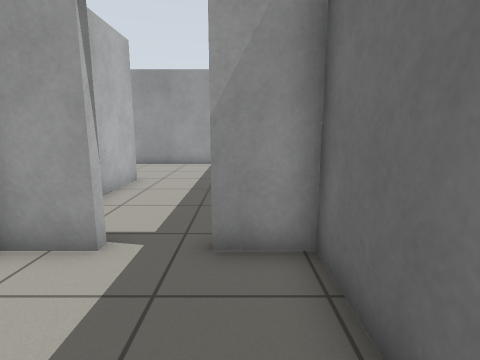
view 1 (above)

16 first-person views from a walk through a robot-simulator world made for Gazebo. The camera is 0.94 m above the floor, tilts 10° down and sees 80° across. The floor is counted in squares, 0.5 m on a side. Each view is taken from the middle of a square. On the plan, view 1 faces up. The plan holds only what a view shows up to about 16 squares ahead; the rest is blank. The place goes on beyond the plan.

view 2
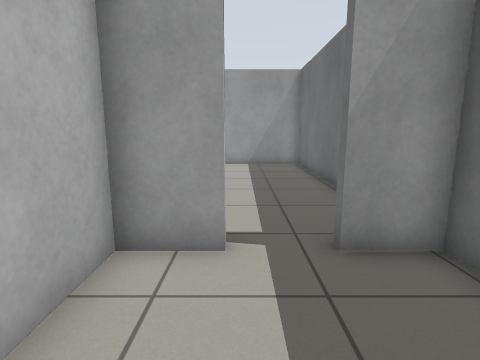

view 3
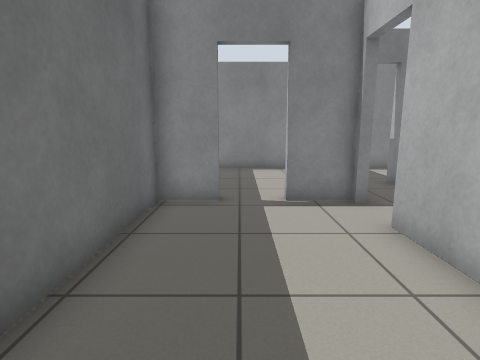

view 4
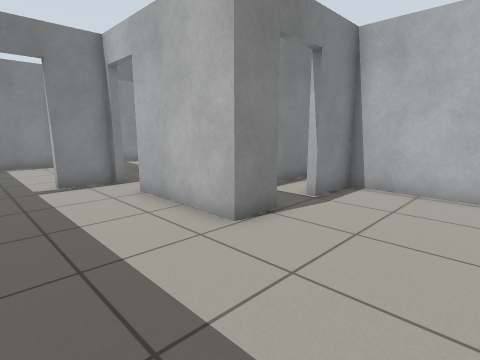

view 5
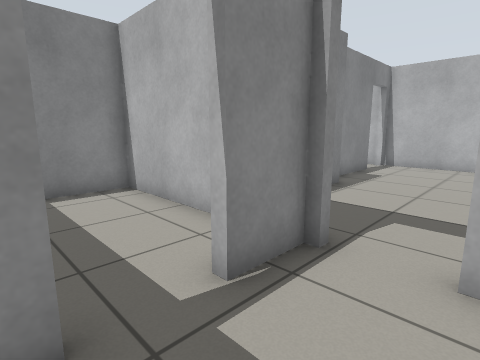

view 6
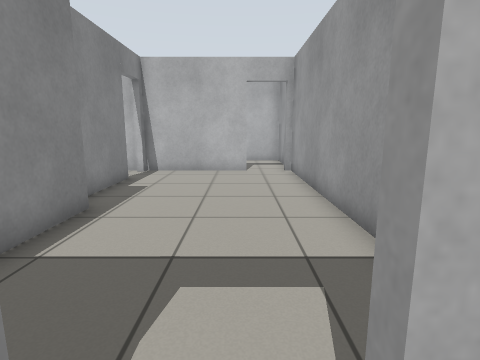

view 7
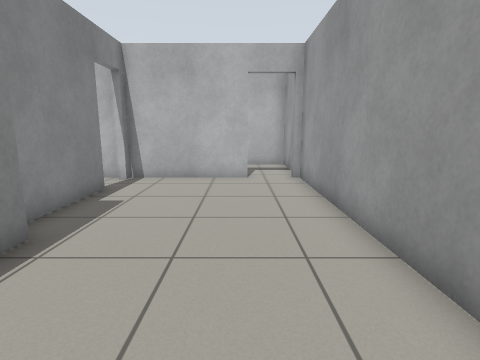

view 8
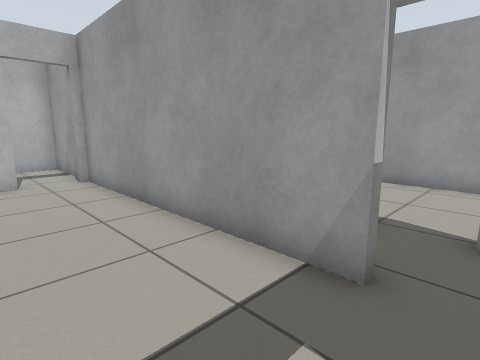

view 9
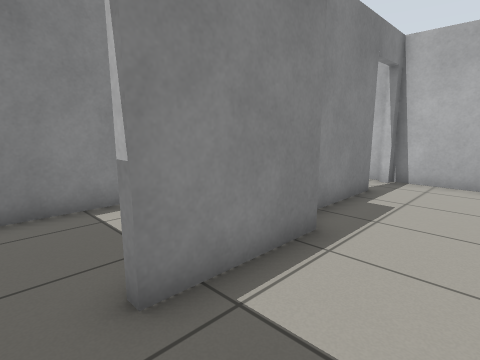

view 10
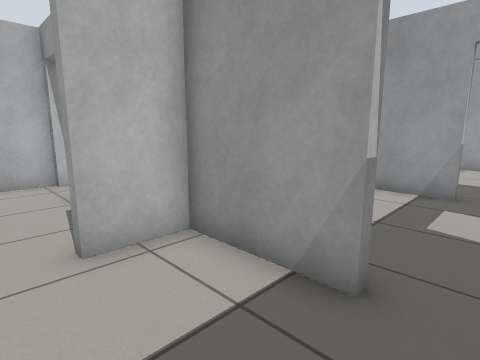

view 11
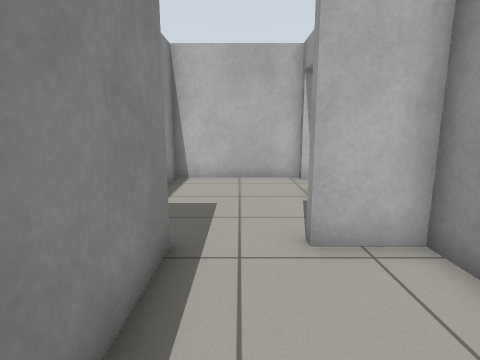

view 12
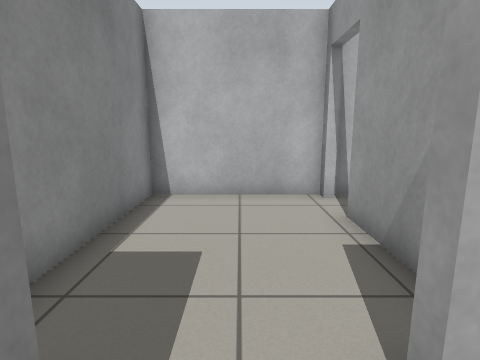

view 13
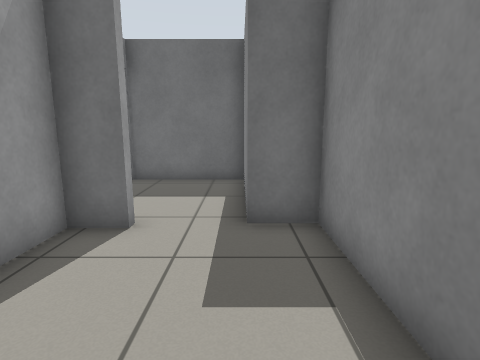

view 14
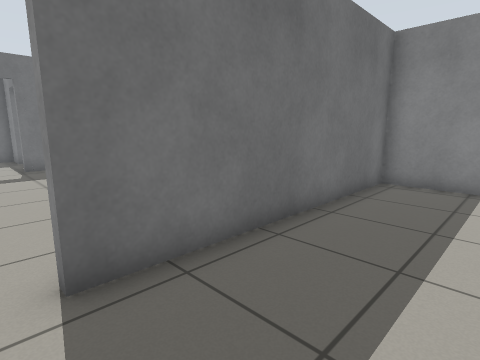

view 15
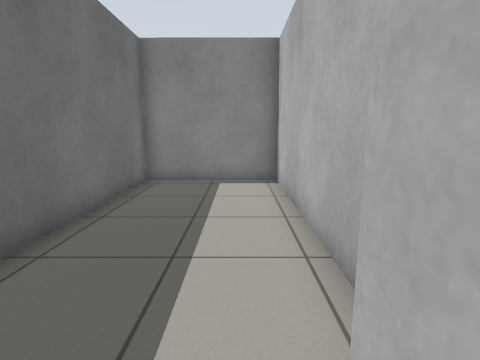

view 16
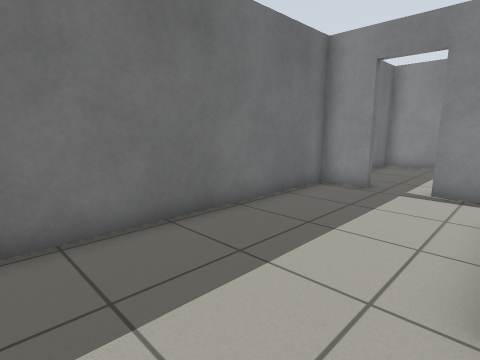

### Floor plan
Points are (right, up) in squares from view 1. A wall is a line through its corners. A room is listed if a view was taken in it or the views show most of it. See-through windows are left out.
Room 1 (views 1, 2)
walls: (-2.2, 4.2) (-4, 4.2) (-4, -2.1) (1.2, -2.1) (1.2, 4.2) (-0.4, 4.2)
ways out: open door at (-1.5, 4) to room 2
Room 2 (views 3, 4, 5, 6, 16)
walls: (-5.5, 10.9) (-4, 10.9) (-4, 6.6); (-4, 4.5) (-2.2, 4.5); (-0.4, 4.5) (1.2, 4.5) (1.2, 15.8) (-8.6, 15.8); (-9.4, 14.4) (-9.4, 10.9) (-7.2, 10.9)
ways out: open door at (-1.5, 4) to room 1; open door at (-4, 5.5) to room 3; open door at (-6.5, 11)
Room 3 (views 7, 8, 9)
walls: (-9.8, 2.3) (-6.1, 2.3); (-6.1, 8.4) (-16.2, 8.4); (-14.1, 1.6) (-10.5, 1.6); (-4.3, 4) (-4.3, 4.8); (-16.2, 6.3) (-16.2, 1.6)
ways out: open door at (-4, 5.5) to room 2; open door at (-5.5, 2) to room 4; open door at (-14.5, 1.5) to room 5; open door at (-16, 7.5) to room 6; open door at (-5.3, 8.7)
Room 4 (views 10, 11, 12)
walls: (-6.1, 2) (-9.4, 2) (-9.4, 0.1); (-9.4, -2.1) (-4.3, -2.1) (-4.3, 2.1)
ways out: open door at (-5.5, 2) to room 3; opening at (-9, -1) to room 5
Room 5 (view 13)
walls: (-9.7, 0.1) (-9.7, 1.3) (-14.1, 1.3); (-16.2, 1.3) (-16.2, -3.6) (-9.4, -3.6) (-9.4, -2.1)
ways out: open door at (-14.5, 1.5) to room 3; opening at (-9, -1) to room 4
Room 6 (views 14, 15)
walls: (-21.4, 3.9) (-21.4, -3.6) (-16.5, -3.6) (-16.5, 6.3); (-17.5, 8.4) (-20.7, 8.4) (-20.7, 5.4); (-16.2, 8.1) (-16.6, 8.1)
ways out: open door at (-16, 7.5) to room 3

Where each view was taken, in squares from view 1:
view 1: 0 up, 0 right, facing up
view 2: 0 up, 2 left, facing up
view 3: 12 up, 1 left, facing down
view 4: 15 up, 0 right, facing down-left
view 5: 7 up, 0 right, facing down-left
view 6: 6 up, 3 left, facing left
view 7: 6 up, 5 left, facing left
view 8: 5 up, 5 left, facing up-left
view 9: 5 up, 5 left, facing down-left
view 10: 1 down, 5 left, facing up-left
view 11: 1 down, 5 left, facing left
view 12: 1 down, 8 left, facing left
view 13: 2 down, 15 left, facing right
view 14: 7 up, 20 left, facing down-right
view 15: 7 up, 20 left, facing down
view 16: 14 up, 4 left, facing down-right
